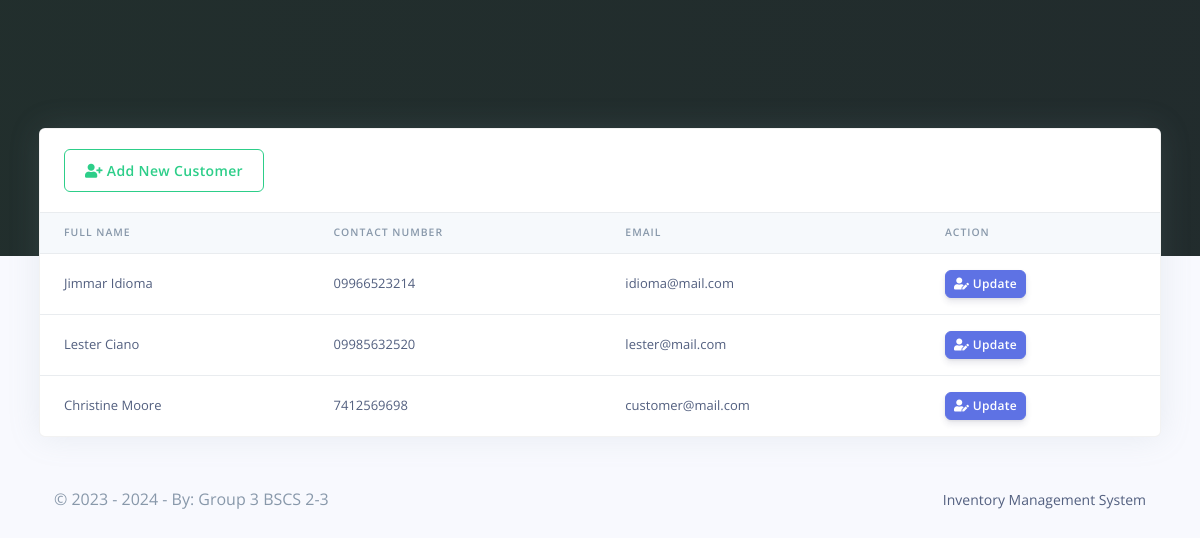
/pos/cashier/customes.php (signed in), run on the app's committed database.
### tables this page shows
CREATE TABLE `rpos_customers` (
  `customer_id` varchar(200) NOT NULL,
  `customer_name` varchar(200) NOT NULL,
  `customer_phoneno` varchar(200) NOT NULL,
  `customer_email` varchar(200) NOT NULL,
  `customer_password` varchar(200) NOT NULL,
  `created_at` timestamp(6) NOT NULL DEFAULT current_timestamp(6) ON UPDATE current_timestamp(6)
);

### pos/cashier/customes.php (the view, shortened to what this page needs)
<?php
include('config/config.php');
require_once('partials/_head.php');
?>
<body>
    <div class="main-content">
        <div class="container-fluid mt--8">
            <div class="row">
                <div class="col">
                    <div class="card shadow">
                        <div class="card-header border-0">
                            <a href="add_customer.php" class="btn btn-outline-success">
                                <i class="fas fa-user-plus"></i>
                                Add New Customer
                            </a>
                        </div>
                        <div class="table-responsive">
                            <table class="table align-items-center table-flush">
                                <thead class="thead-light">
                                    <tr>
                                        <th scope="col">Full Name</th>
                                        <th scope="col">Contact Number</th>
                                        <th scope="col">Email</th>
                                        <th scope="col">Action</th>
                                    </tr>
                                </thead>
                                <tbody>
                                    <?php
                                    $ret = "SELECT * FROM  rpos_customers  ORDER BY `rpos_customers`.`created_at` DESC ";
                                    $stmt = $mysqli->prepare($ret);
                                    $stmt->execute();
                                    $res = $stmt->get_result();
                                    while ($cust = $res->fetch_object()) {
                                    ?>
                                        <tr>
                                            <td><?php echo $cust->customer_name; ?></td>
                                            <td><?php echo $cust->customer_phoneno; ?></td>
                                            <td><?php echo $cust->customer_email; ?></td>
                                            <td>
                                                <a href="update_customer.php?update=<?php echo $cust->customer_id; ?>">
                                                    <button class="btn btn-sm btn-primary">
                                                        <i class="fas fa-user-edit"></i>
                                                        Update
                                                    </button>
                                                </a>
                                            </td>
                                        </tr>
                                    <?php } ?>
                                </tbody>
                            </table>
                        </div>
                    </div>
                </div>
            </div>
            <?php
            require_once('partials/_footer.php');
            ?>
        </div>
    </div>
</body>
</html>

### data on the page
rpos_customers: customer_name "Jimmar Idioma", customer_phoneno "09966523214", customer_email "idioma@mail.com"
rpos_customers: customer_name "Lester Ciano", customer_phoneno "09985632520", customer_email "lester@mail.com"
rpos_customers: customer_name "Christine Moore", customer_phoneno "7412569698", customer_email "customer@mail.com"
